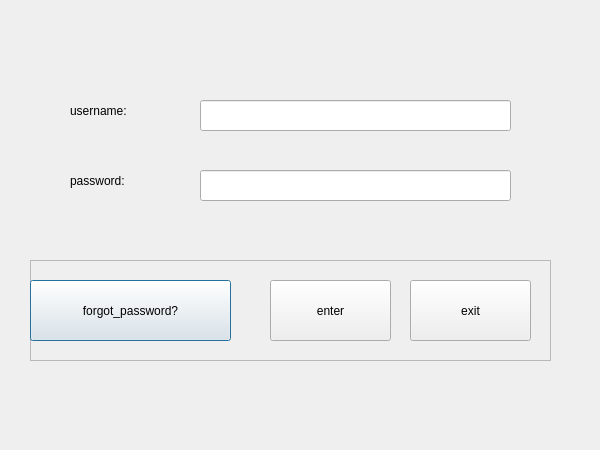
<?xml version="1.0" encoding="UTF-8"?>
<ui version="4.0">
 <class>login</class>
 <widget class="QDialog" name="login">
  <property name="geometry">
   <rect>
    <x>0</x>
    <y>0</y>
    <width>600</width>
    <height>450</height>
   </rect>
  </property>
  <property name="windowTitle">
   <string>Dialog</string>
  </property>
  <widget class="QLineEdit" name="userNameLine">
   <property name="geometry">
    <rect>
     <x>200</x>
     <y>100</y>
     <width>311</width>
     <height>31</height>
    </rect>
   </property>
  </widget>
  <widget class="QLabel" name="usernameLabel">
   <property name="geometry">
    <rect>
     <x>70</x>
     <y>90</y>
     <width>121</width>
     <height>41</height>
    </rect>
   </property>
   <property name="text">
    <string>username:</string>
   </property>
  </widget>
  <widget class="QLabel" name="passwordLabel">
   <property name="geometry">
    <rect>
     <x>70</x>
     <y>160</y>
     <width>131</width>
     <height>41</height>
    </rect>
   </property>
   <property name="text">
    <string>password:</string>
   </property>
  </widget>
  <widget class="QLineEdit" name="passwordLine">
   <property name="geometry">
    <rect>
     <x>200</x>
     <y>170</y>
     <width>311</width>
     <height>31</height>
    </rect>
   </property>
  </widget>
  <widget class="QFrame" name="frame">
   <property name="geometry">
    <rect>
     <x>30</x>
     <y>260</y>
     <width>521</width>
     <height>101</height>
    </rect>
   </property>
   <property name="frameShape">
    <enum>QFrame::StyledPanel</enum>
   </property>
   <property name="frameShadow">
    <enum>QFrame::Raised</enum>
   </property>
   <widget class="QPushButton" name="forgot_passwordButton">
    <property name="geometry">
     <rect>
      <x>0</x>
      <y>20</y>
      <width>201</width>
      <height>61</height>
     </rect>
    </property>
    <property name="text">
     <string>forgot_password?</string>
    </property>
   </widget>
   <widget class="QPushButton" name="exitButton">
    <property name="geometry">
     <rect>
      <x>240</x>
      <y>20</y>
      <width>121</width>
      <height>61</height>
     </rect>
    </property>
    <property name="text">
     <string>enter</string>
    </property>
   </widget>
   <widget class="QPushButton" name="exitButton_2">
    <property name="geometry">
     <rect>
      <x>380</x>
      <y>20</y>
      <width>121</width>
      <height>61</height>
     </rect>
    </property>
    <property name="text">
     <string>exit</string>
    </property>
   </widget>
  </widget>
 </widget>
 <resources/>
 <connections/>
</ui>
